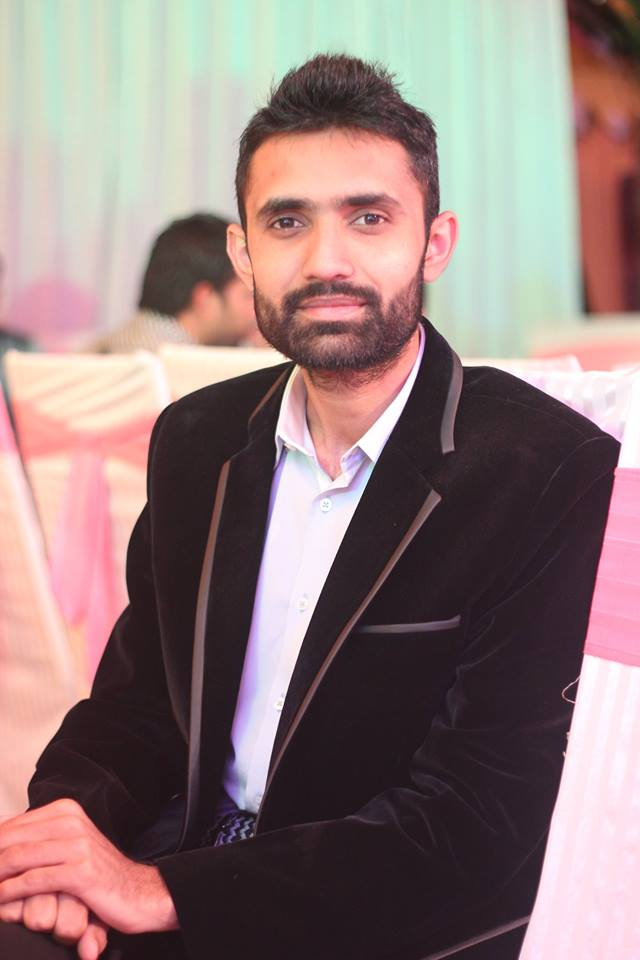
#> input picture brain/src/test-data/test1.jpg, 640 x 960 px
$ python -i utility.py   (imports and definitions only)
#> lines starting #> are read from the running program, lines starting #| are printed output that depends on the picture
#> further down, picture is the input picture: shape (960, 640, 3); mean B, G, R 123.4, 124.7, 146.5
# Original code examples from https://www.superdatascience.com/opencv-face-detection/
# and https://www.superdatascience.com/opencv-face-recognition/

import sys
#import OpenCV module
import cv2
#import os module for reading training data directories and paths
import os
#import numpy to convert python lists to numpy arrays as
#it is needed by OpenCV face recognizers
import numpy as np

#function to detect face using OpenCV
def detect_face(img):
    #convert the test image to gray image as opencv face detector expects gray images
    gray = cv2.cvtColor(img, cv2.COLOR_BGR2GRAY)
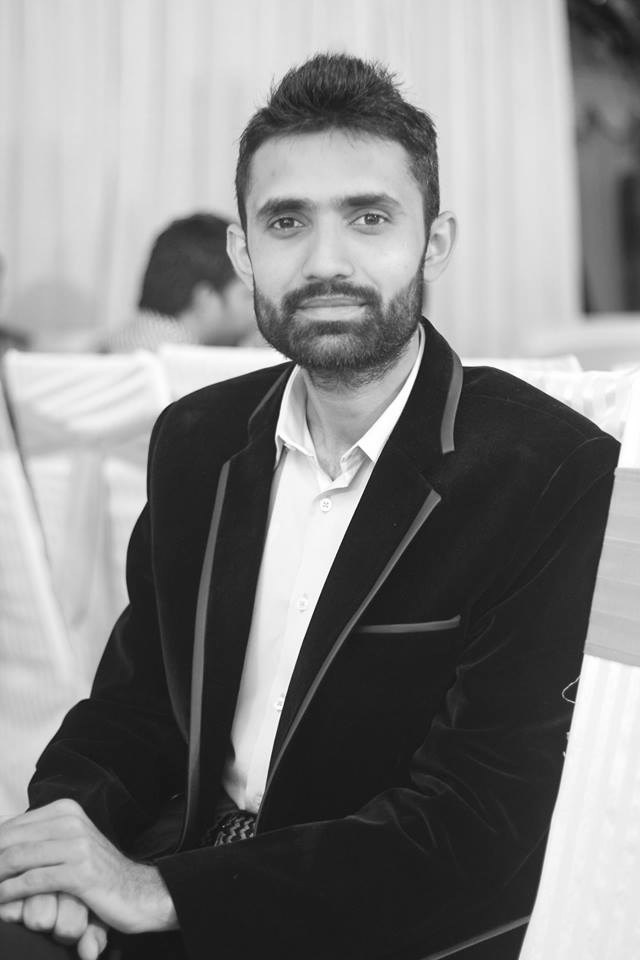
#> gray: shape (960, 640); min 9, max 255, mean 131.1

    #load OpenCV face detector, I am using LBP which is fast
    #there is also a more accurate but slow Haar classifier
    face_cascade = cv2.CascadeClassifier('opencv-files/lbpcascade_frontalface.xml')

    #let's detect multiscale (some images may be closer to camera than others) images
    #result is a list of faces
    faces = face_cascade.detectMultiScale(gray, scaleFactor=1.2, minNeighbors=5);
#> faces = [[214, 131, 228, 228]]


    #if no faces are detected then return original img
    if (len(faces) == 0):
        face_cascade = cv2.CascadeClassifier('opencv-files/lbpcascade_profileface.xml')
        faces = face_cascade.detectMultiScale(gray, scaleFactor=1.2, minNeighbors=5);

    if (len(faces) == 0):
        return gray,(0,0,0,0)

    #under the assumption that there will be only one face,
    #extract the face area
    (x, y, w, h) = faces[0]
#> x = 214; y = 131; w = 228; h = 228

    #return only the face part of the image
    return gray[y:y+w, x:x+h], faces[0]

#function to draw rectangle on image
#according to given (x, y) coordinates and
#given width and heigh
def draw_rectangle(img, rect):
    (x, y, w, h) = rect
    cv2.rectangle(img, (x, y), (x+w, y+h), (0, 255, 0), 2)

#function to draw text on give image starting from
#passed (x, y) coordinates.
def draw_text(img, text, x, y):
    cv2.putText(img, text, (x, y), cv2.FONT_HERSHEY_PLAIN, 1.5, (0, 255, 0), 2)

>>> import cv2
>>> picture = cv2.imread('test-data/test1.jpg')
>>> result = detect_face(picture)

$ run again, on brain/src/test-data/test2.jpg
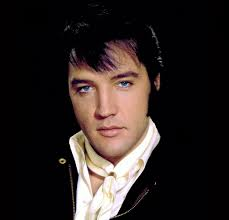
#> input picture brain/src/test-data/test2.jpg, 229 x 220 px
#> picture is the input picture: shape (220, 229, 3); mean B, G, R 34.7, 36.7, 44.8
#> in detect_face, `gray = cv2.cvtColor(img, cv2.COLOR_BGR2GRAY)`:
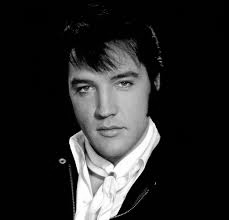
#> gray: shape (220, 229); min 0, max 255, mean 38.8
#> faces = [[58, 52, 94, 94]]
#> x = 58; y = 52; w = 94
